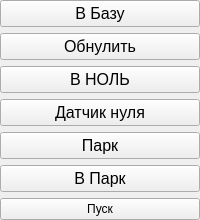
            <widget class="QWidget" name="baseActionsWidget" native="true">
             <property name="sizePolicy">
              <sizepolicy hsizetype="Preferred" vsizetype="Preferred">
               <horstretch>1</horstretch>
               <verstretch>0</verstretch>
              </sizepolicy>
             </property>
             <layout class="QVBoxLayout" name="verticalLayout_16">
              <property name="leftMargin">
               <number>0</number>
              </property>
              <property name="topMargin">
               <number>0</number>
              </property>
              <property name="rightMargin">
               <number>0</number>
              </property>
              <property name="bottomMargin">
               <number>0</number>
              </property>
              <item>
               <widget class="QPushButton" name="toBasePushButton">
                <property name="sizePolicy">
                 <sizepolicy hsizetype="Minimum" vsizetype="Preferred">
                  <horstretch>0</horstretch>
                  <verstretch>0</verstretch>
                 </sizepolicy>
                </property>
                <property name="font">
                 <font>
                  <pointsize>12</pointsize>
                 </font>
                </property>
                <property name="text">
                 <string>В Базу</string>
                </property>
                <property name="iconSize">
                 <size>
                  <width>24</width>
                  <height>24</height>
                 </size>
                </property>
                <property name="shortcut">
                 <string>F9</string>
                </property>
                <property name="autoDefault">
                 <bool>false</bool>
                </property>
                <property name="flat">
                 <bool>false</bool>
                </property>
               </widget>
              </item>
              <item>
               <widget class="QPushButton" name="zeroPushButton">
                <property name="sizePolicy">
                 <sizepolicy hsizetype="Minimum" vsizetype="Preferred">
                  <horstretch>0</horstretch>
                  <verstretch>0</verstretch>
                 </sizepolicy>
                </property>
                <property name="font">
                 <font>
                  <pointsize>12</pointsize>
                 </font>
                </property>
                <property name="text">
                 <string>Обнулить</string>
                </property>
                <property name="iconSize">
                 <size>
                  <width>24</width>
                  <height>24</height>
                 </size>
                </property>
                <property name="shortcut">
                 <string>0</string>
                </property>
                <property name="flat">
                 <bool>false</bool>
                </property>
               </widget>
              </item>
              <item>
               <widget class="QPushButton" name="toZeroPushButton">
                <property name="sizePolicy">
                 <sizepolicy hsizetype="Minimum" vsizetype="Preferred">
                  <horstretch>0</horstretch>
                  <verstretch>0</verstretch>
                 </sizepolicy>
                </property>
                <property name="font">
                 <font>
                  <pointsize>12</pointsize>
                 </font>
                </property>
                <property name="text">
                 <string>В НОЛЬ</string>
                </property>
                <property name="iconSize">
                 <size>
                  <width>24</width>
                  <height>24</height>
                 </size>
                </property>
                <property name="shortcut">
                 <string>F5</string>
                </property>
                <property name="flat">
                 <bool>false</bool>
                </property>
               </widget>
              </item>
              <item>
               <widget class="QPushButton" name="zeroSensorPushButton">
                <property name="sizePolicy">
                 <sizepolicy hsizetype="Minimum" vsizetype="Preferred">
                  <horstretch>0</horstretch>
                  <verstretch>0</verstretch>
                 </sizepolicy>
                </property>
                <property name="font">
                 <font>
                  <pointsize>12</pointsize>
                 </font>
                </property>
                <property name="text">
                 <string>Датчик нуля</string>
                </property>
                <property name="iconSize">
                 <size>
                  <width>24</width>
                  <height>24</height>
                 </size>
                </property>
                <property name="shortcut">
                 <string>R</string>
                </property>
                <property name="flat">
                 <bool>false</bool>
                </property>
               </widget>
              </item>
              <item>
               <widget class="QPushButton" name="parkPushButton">
                <property name="sizePolicy">
                 <sizepolicy hsizetype="Minimum" vsizetype="Preferred">
                  <horstretch>0</horstretch>
                  <verstretch>0</verstretch>
                 </sizepolicy>
                </property>
                <property name="font">
                 <font>
                  <pointsize>12</pointsize>
                 </font>
                </property>
                <property name="text">
                 <string>Парк</string>
                </property>
                <property name="iconSize">
                 <size>
                  <width>24</width>
                  <height>24</height>
                 </size>
                </property>
                <property name="shortcut">
                 <string>F6</string>
                </property>
                <property name="flat">
                 <bool>false</bool>
                </property>
               </widget>
              </item>
              <item>
               <widget class="QPushButton" name="toParkPushButton">
                <property name="sizePolicy">
                 <sizepolicy hsizetype="Minimum" vsizetype="Preferred">
                  <horstretch>0</horstretch>
                  <verstretch>0</verstretch>
                 </sizepolicy>
                </property>
                <property name="font">
                 <font>
                  <pointsize>12</pointsize>
                 </font>
                </property>
                <property name="text">
                 <string>В Парк</string>
                </property>
                <property name="iconSize">
                 <size>
                  <width>24</width>
                  <height>24</height>
                 </size>
                </property>
                <property name="shortcut">
                 <string>F7</string>
                </property>
                <property name="flat">
                 <bool>false</bool>
                </property>
               </widget>
              </item>
              <item>
               <widget class="QPushButton" name="runPushButton">
                <property name="sizePolicy">
                 <sizepolicy hsizetype="Minimum" vsizetype="Preferred">
                  <horstretch>0</horstretch>
                  <verstretch>0</verstretch>
                 </sizepolicy>
                </property>
                <property name="text">
                 <string>Пуск</string>
                </property>
                <property name="icon">
                 <iconset resource="resources/images.qrc">
                  <normaloff>:/aist/images/aist/play.png</normaloff>:/aist/images/aist/play.png</iconset>
                </property>
                <property name="iconSize">
                 <size>
                  <width>24</width>
                  <height>24</height>
                 </size>
                </property>
                <property name="shortcut">
                 <string>F10</string>
                </property>
               </widget>
              </item>
             </layout>
            </widget>
